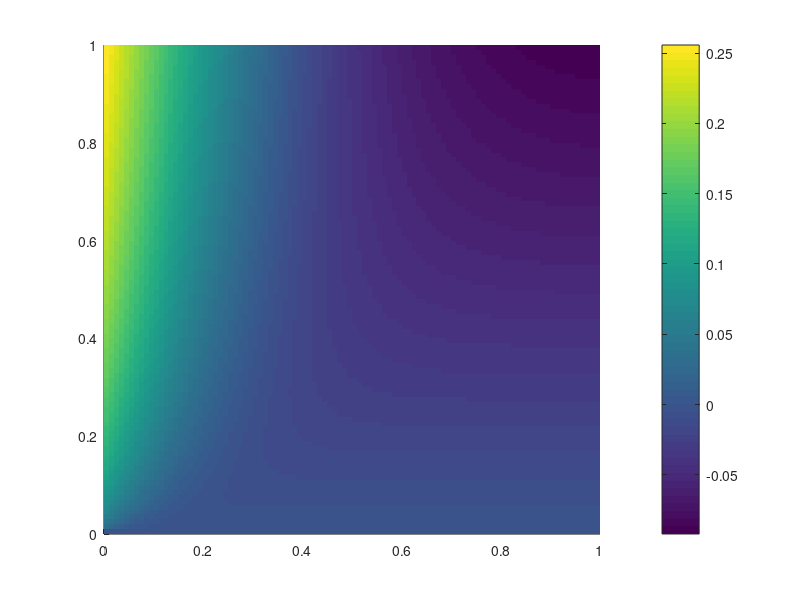

Here is the MATLAB script that generated this plot:
% No bubbles problem, analytical solution

Pe = 10;
dx = 0.01;
dz = dx;

x = 0:dx:1;
z = 0:dz:1;
N = length(x); % No. discretization points in the x direction

[X,Z] = meshgrid(x,z);

% Solution in written in terms of series. We need to truncate it
% at some number 'cutoff'
cutoff = 200;
C = zeros(size(X));

for n = 1:cutoff
    C = C - 2/(n*pi)^2*( exp(-(n*pi)^2*Z/Pe) - 1).*cos(n*pi*X);
end

surf(X,Z,C,'EdgeColor','none')
colorbar
max(max(C))
view([0 90])